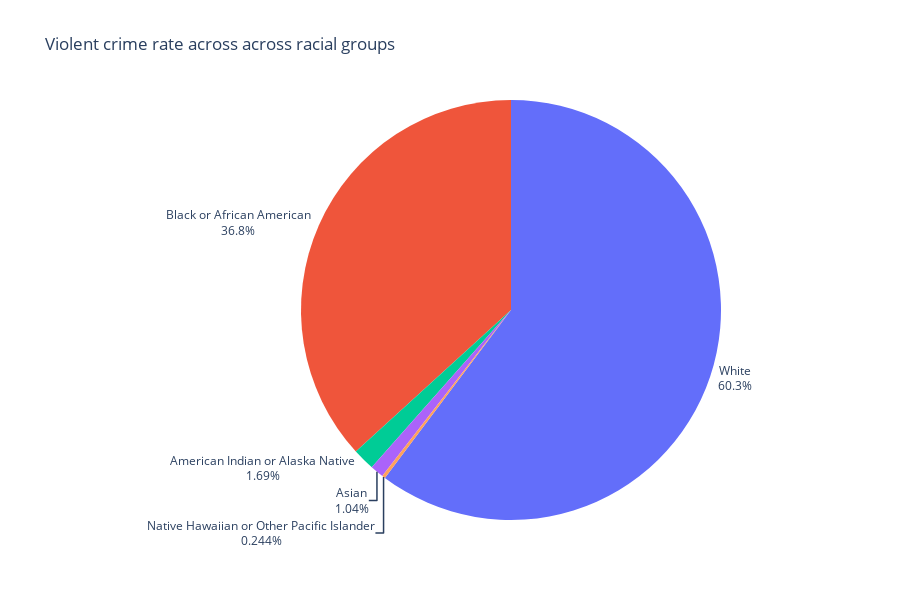

Notebook code cell kept with this figure:
### Code cell
dp = pd.read_csv('crimerace.csv', delimiter=',')


aantal = dp['total']
race = dp['race']

fig = px.pie(
    dp,
    values = aantal,
    names = race,
    title = 'Violent crime rate across across racial groups'
)

fig.update_traces(
    textposition='outside', 
    textinfo='percent+label'
)

fig.update_layout(
    height = 600,
    showlegend = False
)

print("Figure 1:")
fig.show()

### Figure 1 — Plotly figure (JSON) as saved in the notebook; plotly's stock layout.template omitted (floating-point values rounded to 4 significant figures)
{"data": [{"domain": {"x": [0, 1], "y": [0, 1]}, "hovertemplate": "race=%{label}<br>total=%{value}<extra></extra>", "labels": ["White", "Black or African American", "American Indian or Alaska Native", "Asian", "Native Hawaiian or Other Pacific Islander"], "legendgroup": "", "name": "", "showlegend": true, "textinfo": "percent+label", "textposition": "outside", "type": "pie", "values": [4337471, 2646696, 121995, 74639, 17569]}], "layout": {"height": 600, "legend": {"tracegroupgap": 0}, "showlegend": false, "title": {"text": "Violent crime rate across across racial groups"}}}
